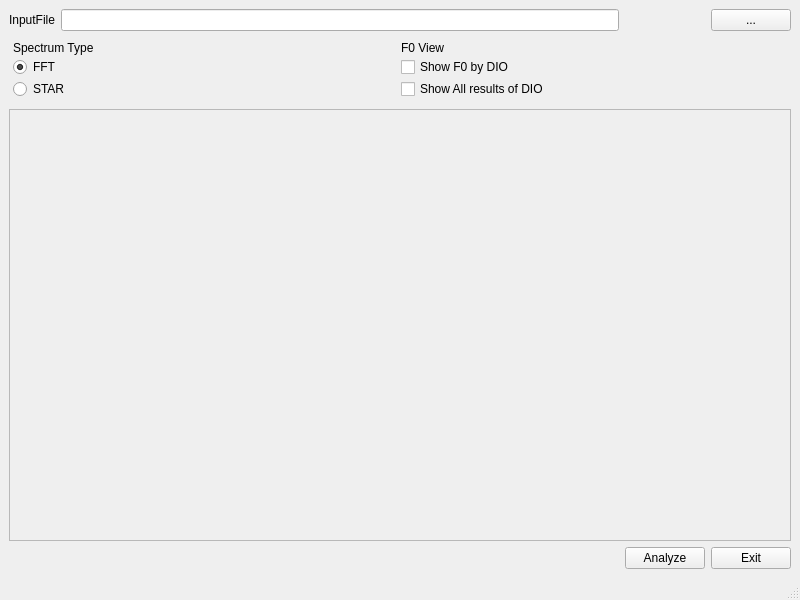
<?xml version="1.0" encoding="UTF-8"?>
<ui version="4.0">
 <class>WorldWindow</class>
 <widget class="QMainWindow" name="WorldWindow">
  <property name="geometry">
   <rect>
    <x>0</x>
    <y>0</y>
    <width>800</width>
    <height>600</height>
   </rect>
  </property>
  <property name="windowTitle">
   <string>MainWindow</string>
  </property>
  <widget class="QWidget" name="centralwidget">
   <layout class="QGridLayout" name="gridLayout">
    <item row="0" column="0">
     <widget class="QLabel" name="FileNameLabel">
      <property name="text">
       <string>InputFile</string>
      </property>
     </widget>
    </item>
    <item row="0" column="1">
     <widget class="QLineEdit" name="FileNameEdit"/>
    </item>
    <item row="3" column="3">
     <widget class="QPushButton" name="ExitButton">
      <property name="text">
       <string>Exit</string>
      </property>
     </widget>
    </item>
    <item row="3" column="2">
     <widget class="QPushButton" name="AnalyzeButton">
      <property name="text">
       <string>Analyze</string>
      </property>
     </widget>
    </item>
    <item row="0" column="3">
     <widget class="QPushButton" name="SearchButton">
      <property name="text">
       <string>...</string>
      </property>
     </widget>
    </item>
    <item row="1" column="0" colspan="4">
     <widget class="QWidget" name="widget" native="true">
      <layout class="QGridLayout" name="gridLayout_2">
       <property name="margin">
        <number>4</number>
       </property>
       <property name="spacing">
        <number>2</number>
       </property>
       <item row="1" column="0">
        <widget class="QRadioButton" name="TypeFFT">
         <property name="text">
          <string>FFT</string>
         </property>
         <property name="checked">
          <bool>true</bool>
         </property>
        </widget>
       </item>
       <item row="2" column="0">
        <widget class="QRadioButton" name="TypeStar">
         <property name="text">
          <string>STAR</string>
         </property>
        </widget>
       </item>
       <item row="0" column="0">
        <widget class="QLabel" name="label">
         <property name="text">
          <string>Spectrum Type</string>
         </property>
        </widget>
       </item>
       <item row="0" column="1">
        <widget class="QLabel" name="label_2">
         <property name="text">
          <string>F0 View</string>
         </property>
        </widget>
       </item>
       <item row="1" column="1">
        <widget class="QCheckBox" name="DioEnabled">
         <property name="text">
          <string>Show F0 by DIO</string>
         </property>
        </widget>
       </item>
       <item row="2" column="1">
        <widget class="QCheckBox" name="DioAllEnabled">
         <property name="text">
          <string>Show All results of DIO</string>
         </property>
        </widget>
       </item>
      </layout>
     </widget>
    </item>
    <item row="2" column="0" colspan="4">
     <widget class="QScrollArea" name="ViewerArea">
      <property name="widgetResizable">
       <bool>true</bool>
      </property>
      <widget class="QWidget" name="SpecgramView">
       <property name="geometry">
        <rect>
         <x>0</x>
         <y>0</y>
         <width>780</width>
         <height>413</height>
        </rect>
       </property>
      </widget>
     </widget>
    </item>
   </layout>
  </widget>
  <widget class="QMenuBar" name="menubar">
   <property name="geometry">
    <rect>
     <x>0</x>
     <y>0</y>
     <width>800</width>
     <height>24</height>
    </rect>
   </property>
  </widget>
  <widget class="QStatusBar" name="statusbar"/>
 </widget>
 <resources/>
 <connections>
  <connection>
   <sender>AnalyzeButton</sender>
   <signal>clicked()</signal>
   <receiver>WorldWindow</receiver>
   <slot>beginAnalyze()</slot>
   <hints>
    <hint type="sourcelabel">
     <x>649</x>
     <y>554</y>
    </hint>
    <hint type="destinationlabel">
     <x>582</x>
     <y>554</y>
    </hint>
   </hints>
  </connection>
  <connection>
   <sender>SearchButton</sender>
   <signal>clicked()</signal>
   <receiver>WorldWindow</receiver>
   <slot>searchDirectory()</slot>
   <hints>
    <hint type="sourcelabel">
     <x>736</x>
     <y>38</y>
    </hint>
    <hint type="destinationlabel">
     <x>679</x>
     <y>37</y>
    </hint>
   </hints>
  </connection>
  <connection>
   <sender>TypeFFT</sender>
   <signal>toggled(bool)</signal>
   <receiver>WorldWindow</receiver>
   <slot>changeSpectrumType(bool)</slot>
   <hints>
    <hint type="sourcelabel">
     <x>42</x>
     <y>80</y>
    </hint>
    <hint type="destinationlabel">
     <x>15</x>
     <y>31</y>
    </hint>
   </hints>
  </connection>
  <connection>
   <sender>TypeStar</sender>
   <signal>toggled(bool)</signal>
   <receiver>WorldWindow</receiver>
   <slot>changeSpectrumType(bool)</slot>
   <hints>
    <hint type="sourcelabel">
     <x>60</x>
     <y>103</y>
    </hint>
    <hint type="destinationlabel">
     <x>47</x>
     <y>58</y>
    </hint>
   </hints>
  </connection>
 </connections>
 <slots>
  <slot>beginAnalyze()</slot>
  <slot>searchDirectory()</slot>
  <slot>changeSpectrumType(bool)</slot>
 </slots>
</ui>
